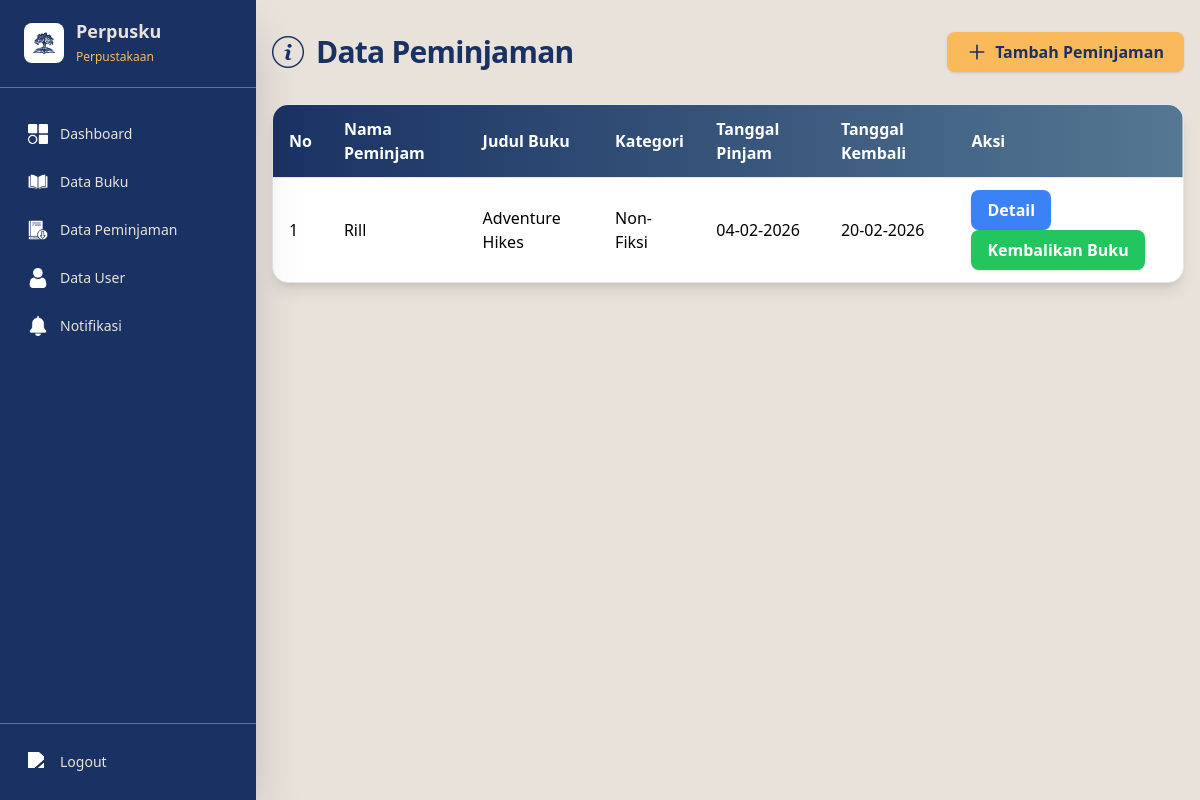
Before: /view/admin/transaksi.php (signed in) with the older database file.
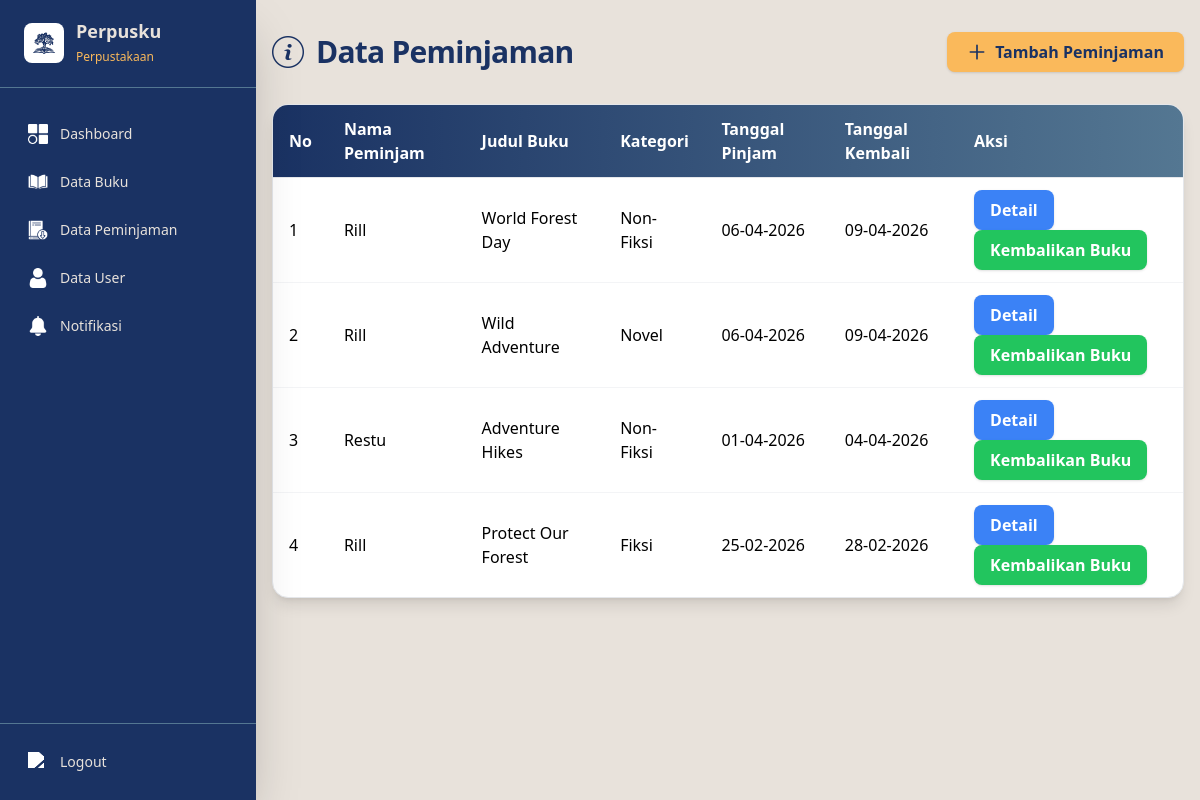
After: the same page with the newer database file.
### tables this page shows
CREATE TABLE `peminjaman` (
  `id_peminjaman` int(11) NOT NULL,
  `id_user` int(11) NOT NULL,
  `tanggal_pinjam` date NOT NULL,
  `tanggal_kembali` date NOT NULL
);

CREATE TABLE `users` (
  `id_user` int(11) NOT NULL,
  `nama` varchar(100) NOT NULL,
  `username` varchar(50) NOT NULL,
  `password` varchar(255) NOT NULL,
  `role` enum('admin','user') NOT NULL,
  `created_at` datetime DEFAULT current_timestamp()
);

CREATE TABLE `buku` (
  `id_buku` int(11) NOT NULL,
  `cover` varchar(255) NOT NULL,
  `judul` varchar(150) NOT NULL,
  `kategori` varchar(255) NOT NULL,
  `penulis` varchar(100) DEFAULT NULL,
  `tahun` year(4) DEFAULT NULL,
  `stok` int(11) NOT NULL,
  `created_at` datetime DEFAULT current_timestamp()
);

### view/admin/transaksi.php (the view, shortened to what this page needs)
<?php
include_once '../../model/koneksi.php';
$query = "SELECT
    p.id_peminjaman,
    u.id_user,
    u.nama as nama_user,
    b.judul,
    b.kategori,
    b.penulis,
    b.cover,
    p.tanggal_pinjam,
    p.tanggal_kembali
FROM peminjaman p
JOIN users u ON p.id_user = u.id_user
JOIN detail_peminjaman dp ON p.id_peminjaman = dp.id_peminjaman
JOIN buku b ON dp.id_buku = b.id_buku
ORDER BY p.tanggal_pinjam DESC
";
$result = mysqli_query($koneksi, $query);
?>
<!DOCTYPE html>
<html lang="id">
<head>
    <script src="https://cdn.tailwindcss.com"></script>
</head>
<body class="bg-perpusku4">
    <?php include '../partials/admin_sidebar.php'; ?>
    <div id="mainContent" class="md:ml-64 transition-all duration-300 min-h-screen">
        <div class="max-w-6xl mx-auto px-4 py-8">
            <div class="flex items-center justify-between mb-8">
                <div class="flex items-center gap-3">
                    <img src="../../public/image/info.png" class="w-8 h-8" />
                    <h2 class="text-3xl font-extrabold text-perpusku1 tracking-tight">Data Peminjaman</h2>
                </div>
                <a href="crud_transaksi.php" class="inline-flex items-center gap-2 px-5 py-2 bg-perpusku3 text-perpusku1 font-semibold rounded-lg shadow hover:bg-yellow-400 transition">
                    <svg class="w-5 h-5" fill="none" stroke="currentColor" stroke-width="2" viewBox="0 0 24 24"><path stroke-linecap="round" stroke-linejoin="round" d="M12 4v16m8-8H4"/></svg>
                    Tambah Peminjaman
                </a>
            </div>
            <div id="tableSection" class="overflow-x-auto rounded-2xl shadow-lg bg-white border border-gray-200">
                <table class="min-w-full">
                    <thead class="bg-gradient-to-r from-perpusku1 to-perpusku2 text-white">
                        <tr>
                            <th class="px-4 py-3 border-b text-left font-semibold">No</th>
                            <th class="px-4 py-3 border-b text-left font-semibold">Nama Peminjam</th>
                            <th class="px-4 py-3 border-b text-left font-semibold">Judul Buku</th>
                            <th class="px-4 py-3 border-b text-left font-semibold">Kategori</th>
                            <th class="px-4 py-3 border-b text-left font-semibold">Tanggal Pinjam</th>
                            <th class="px-4 py-3 border-b text-left font-semibold">Tanggal Kembali</th>
                            <th class="px-4 py-3 border-b text-left font-semibold">Aksi</th>
                        </tr>
                    </thead>
                    <tbody class="divide-y divide-gray-100">
                                                <?php
                                                $no = 1;
                                                while ($row = mysqli_fetch_assoc($result)) {
                                                        echo "<tr>";
                                                        echo "<td class='px-4 py-3'>{$no}</td>";
                                                        echo "<td class='px-4 py-3'>".htmlspecialchars($row['nama_user'])."</td>";
                                                        echo "<td class='px-4 py-3'>{$row['judul']}</td>";
                                                        echo "<td class='px-4 py-3'>{$row['kategori']}</td>";
                                                        echo "<td class='px-4 py-3'>".date('d-m-Y', strtotime($row['tanggal_pinjam']))."</td>";
                                                        echo "<td class='px-4 py-3'>".date('d-m-Y', strtotime($row['tanggal_kembali']))."</td>";
                                                        echo "<td class='px-4 py-3'>
                                                            <button
                                                                onclick=\"setDetailData('{$row['id_peminjaman']}', '{$row['nama_user']}', '{$row['id_user']}', '{$row['tanggal_pinjam']}', '{$row['tanggal_kembali']}', '{$row['judul']}', '{$row['kategori']}', '{$row['penulis']}', '{$row['cover']}')\"
                                                                class='bg-blue-500 hover:bg-blue-600 text-white px-4 py-2 rounded-lg font-semibold shadow transition mr-2'
                                                                data-judul='{$row['judul']}'
                                                                data-kategori='{$row['kategori']}'
                                                                data-penulis='{$row['penulis']}'
                                                                data-cover='{$row['cover']}'
                                                            >Detail</button>
                                                            <button onclick=\"setReturnData('{$row['id_peminjaman']}', '{$row['nama_user']}', '{$row['id_user']}', '{$row['judul']}', '{$row['kategori']}', '{$row['penulis']}', '{$row['cover']}', '{$row['tanggal_pinjam']}', '{$row['tanggal_kembali']}')\" class='bg-green-500 hover:bg-green-600 text-white px-4 py-2 rounded-lg font-semibold shadow transition'>Kembalikan Buku</button>
                                                        </td>";
                                                        echo "</tr>";
                                                        $no++;
                                                }
                                                ?>
                    </tbody>
                </table>
            </div>
        </div>
</body>
</html>

### view/partials/admin_sidebar.php (shortened to what this page needs)
<div id="app">
        <div class="flex items-center gap-3 px-6 py-5 border-b border-perpusku2">
            <div class="flex items-center gap-3 flex-1 cursor-pointer" onclick="toggleCollapseSidebar()" title="Toggle Sidebar">
                <div class="w-10 h-10 rounded-lg bg-white flex items-center justify-center flex-shrink-0">
                    <img src="../../public/image/perpusku.png" alt="Logo" class="w-8 h-8" />
                </div>
                <div class="sidebar-label">
                    <span class="font-bold text-lg block leading-tight">Perpusku</span>
                    <span class="text-perpusku3 text-xs">Perpustakaan</span>
                </div>
            </div>
        </div>
        <nav class="flex-1 px-3 py-6 space-y-1 overflow-y-auto">
            <a href="dashboard.php" class="flex items-center gap-3 px-4 py-3 rounded-lg text-perpusku4 hover:bg-perpusku2 transition duration-300 sidebar-link group">
                <img src="../../public/image/dashboard.png" class="h-5 w-5 flex-shrink-0" alt="Dashboard">
                <span class="sidebar-label font-medium text-sm group-hover:text-white">Dashboard</span>
            </a>
            <a href="../admin/crud_buku.php" class="flex items-center gap-3 px-4 py-3 rounded-lg text-perpusku4 hover:bg-perpusku2 transition duration-300 sidebar-link group">
                <img src="../../public/image/book.png" class="h-5 w-5 flex-shrink-0" alt="Data Buku">
                <span class="sidebar-label font-medium text-sm group-hover:text-white">Data Buku</span>
            </a>
            <a href="transaksi.php" class="flex items-center gap-3 px-4 py-3 rounded-lg text-perpusku4 hover:bg-perpusku2 transition duration-300 sidebar-link group">
                <img src="../../public/image/pinjam.png" class="h-5 w-5 flex-shrink-0" alt="Peminjaman">
                <span class="sidebar-label font-medium text-sm group-hover:text-white">Data Peminjaman</span>
            </a>
            <a href="../admin/crud_user.php" class="flex items-center gap-3 px-4 py-3 rounded-lg text-perpusku4 hover:bg-perpusku2 transition duration-300 sidebar-link group">
                <img src="../../public/image/user.png" class="h-5 w-5 flex-shrink-0" alt="User">
                <span class="sidebar-label font-medium text-sm group-hover:text-white">Data User</span>
            </a>
            <a href="../admin/notifikasi.php" class="flex items-center gap-3 px-4 py-3 rounded-lg text-perpusku4 hover:bg-perpusku2 transition duration-300 sidebar-link group">
                <img src="../../public/image/bell.png" class="h-5 w-5 flex-shrink-0" alt="Notifikasi">
                <span class="sidebar-label font-medium text-sm group-hover:text-white">Notifikasi</span>
            </a>
        </nav>
        <div class="px-3 py-4 border-t border-perpusku2">
            <a href="../../controller/aksi_logout.php" class="flex items-center gap-3 px-4 py-3 rounded-lg text-perpusku4 hover:bg-red-600 transition duration-300 sidebar-link group">
                <img src="../../public/image/logout.png" class="h-5 w-5 flex-shrink-0" alt="Logout">
                <span class="sidebar-label font-medium text-sm group-hover:text-white">Logout</span>
            </a>
        </div>
    </div>

### view/partials/admin_sidebar.php (style rules this page uses)
.sidebar-link img { filter: brightness(0) saturate(100%) invert(1); }
.sidebar-link { position: relative; overflow: hidden; }
.sidebar-link::before { content: ''; position: absolute; top: 0; left: -100%; width: 100%; height: 100%; background: rgba(255, 255, 255, 0.1); transition: left 0.3s ease; }
.sidebar-link > * { position: relative; z-index: 1; }

Changed rows visible on the page:
removed peminjaman: id_user.nama "Rill", buku.judul "Adventure Hikes", buku.kategori "Non-Fiksi", tanggal_pinjam "04-02-2026", tanggal_kembali "20-02-2026"
added peminjaman: id_user.nama "Rill", buku.judul "World Forest Day", buku.kategori "Non-Fiksi", tanggal_pinjam "06-04-2026", tanggal_kembali "09-04-2026"
added peminjaman: id_user.nama "Rill", buku.judul "Wild Adventure", buku.kategori "Novel", tanggal_pinjam "06-04-2026", tanggal_kembali "09-04-2026"
added peminjaman: id_user.nama "Restu", buku.judul "Adventure Hikes", buku.kategori "Non-Fiksi", tanggal_pinjam "01-04-2026", tanggal_kembali "04-04-2026"
added peminjaman: id_user.nama "Rill", buku.judul "Protect Our Forest", buku.kategori "Fiksi", tanggal_pinjam "25-02-2026", tanggal_kembali "28-02-2026"
